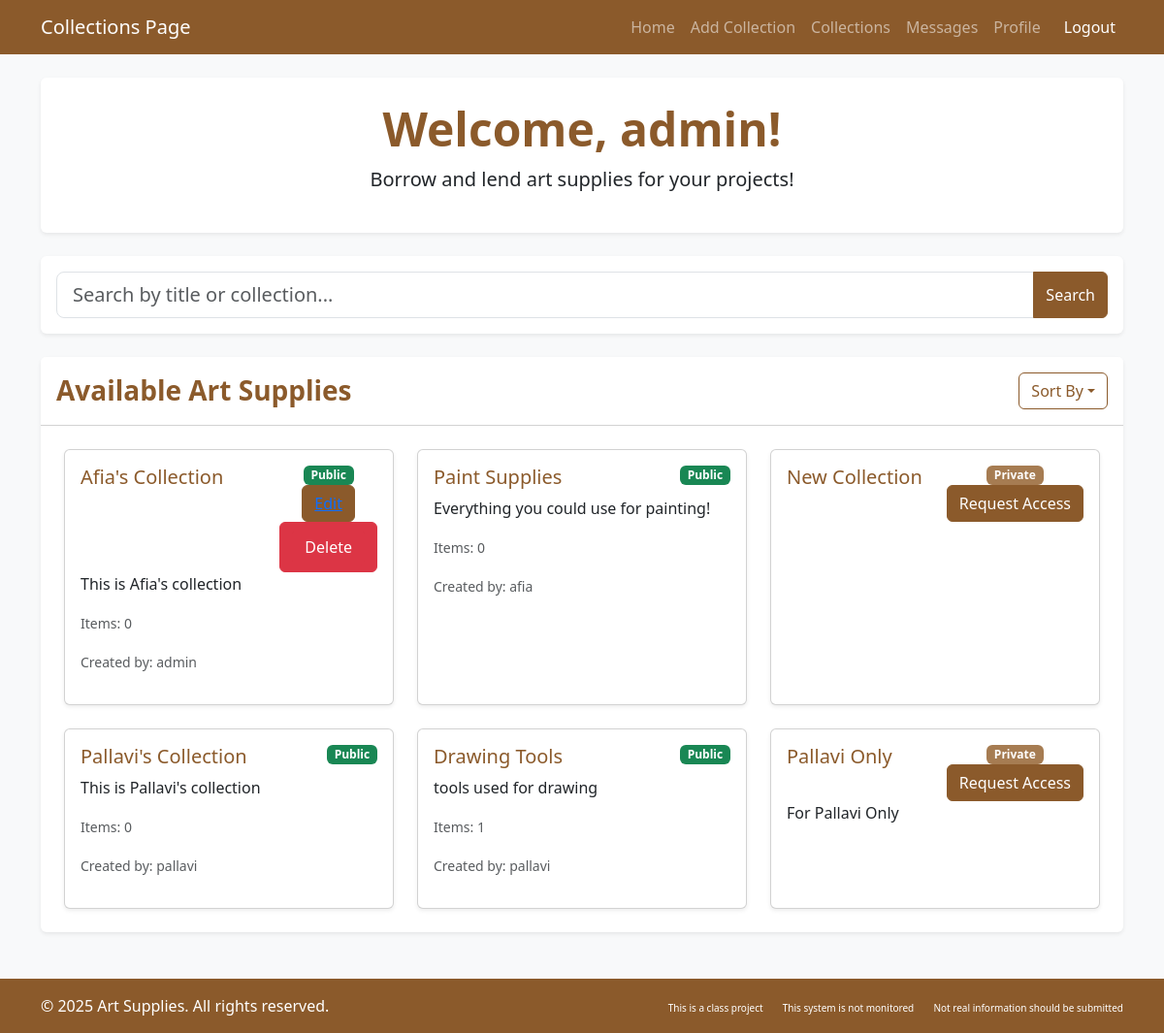
/artlibrary/collections/ (signed in), run on an earlier commit of the app's database.
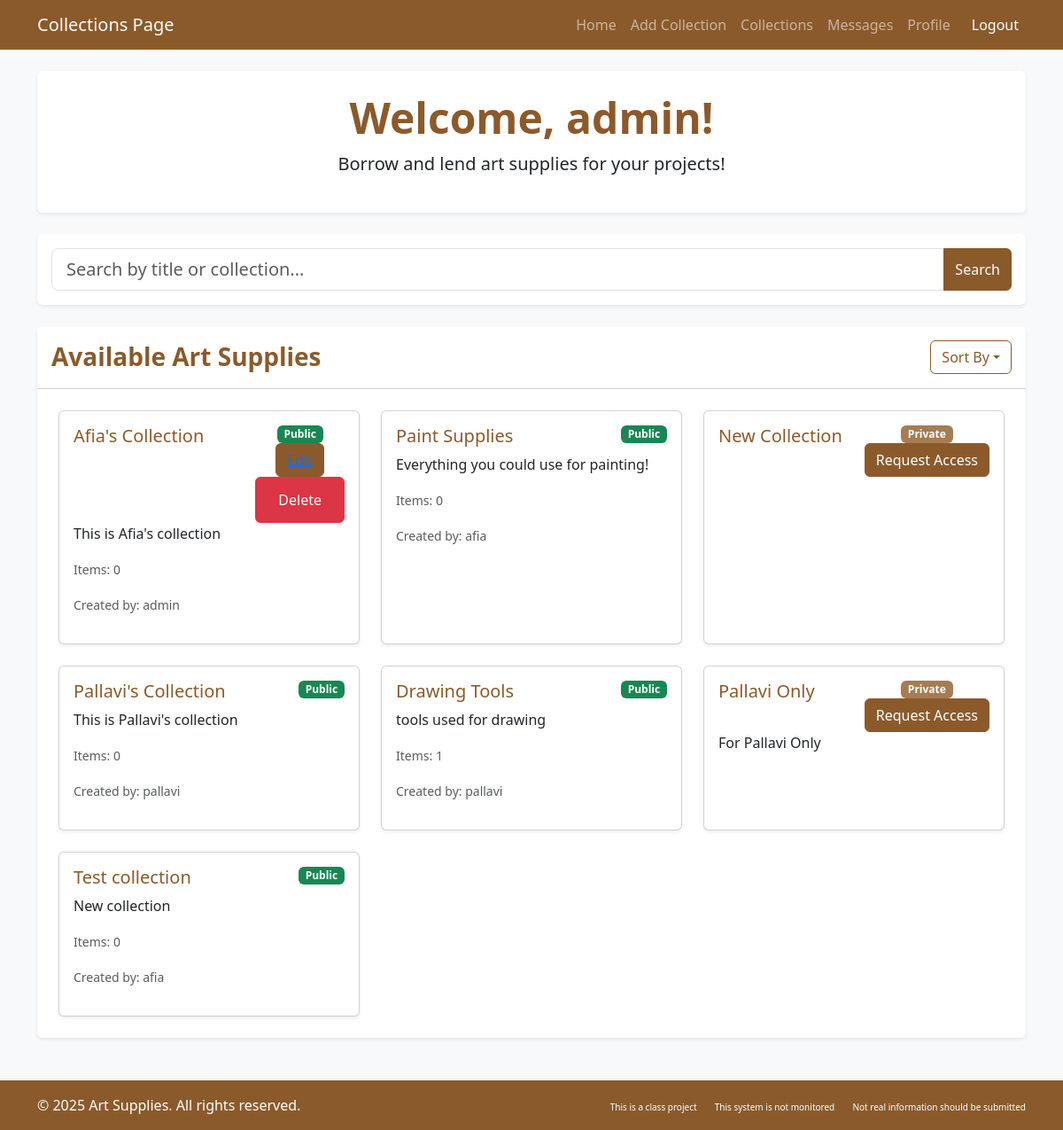
And on a later commit of the database.
### artlibrary/models.py (models this page shows, shortened)
class Collection(models.Model):
    title = models.CharField(max_length=255)
    description = models.TextField(blank=True, null=True)
    num_items = models.PositiveIntegerField(default=0)
    is_public = models.BooleanField(default=True)
    users = models.ManyToManyField(CustomUser, blank=True, related_name='collections')
    added_by = models.ForeignKey(CustomUser, on_delete=models.CASCADE, related_name='created_collections', default=2)
    art_supplies = models.ManyToManyField('ArtSupply', blank=True, related_name='collections_in')
    def update_num_items(self):
        self.num_items = self.art_supplies.count()
        self.save()

class CustomUser(AbstractUser):
    profile_pic = models.ImageField(
        storage=S3Boto3Storage(),
        upload_to='profile_pics/',
        null=True,
        blank=True
    )
    date_joined = models.DateTimeField(auto_now_add=True)
    roles = (('patron', 'Patron'), ('librarian', 'Librarian'), ('anonymous', 'Anonymous'))
    user_role = models.CharField(max_length=12, choices=roles, default='patron')
    email = models.EmailField(blank=True, max_length=254, verbose_name='email address')

### artlibrary/views.py (the view, shortened to what this page needs)
# urls.py: path('collections/', views.collections, name='collections'),
def collections(request):
    user_role = getattr(request.user, 'user_role', None)
    if user_role == "anonymous_user":
        viewable_collections = Collection.objects.filter(is_public=True)
    else:
        viewable_collections = Collection.objects.all()
    add_item_form = AddArtSupplyForm()
    add_collection_form = AddCollectionForm(user=request.user)
    for collection in Collection.objects.all():
        collection.update_num_items()
    context = {
        'add_collection_form': add_collection_form,
        'viewable_collections': viewable_collections,
        'add_item_form': add_item_form,
    }
    return render(request, 'artlibrary/collections.html', context)

### artlibrary/forms.py
class AddCollectionForm(forms.ModelForm):
    class Meta:
        model = Collection
        fields = ['title', 'description', 'is_public', 'users']
        widgets = {
            'title': forms.TextInput(attrs={'class': 'form-control'}),
            'description': forms.Textarea(attrs={'class': 'form-control', 'rows': 3}),
            'is_public': forms.CheckboxInput(attrs={'class': 'form-check-input', 'id': 'is_public_checkbox'}),
            'users': forms.SelectMultiple(attrs={'class': 'form-control', 'style': 'display:none;'}),
        }
    def __init__(self, *args, user=None, **kwargs):
        super().__init__(*args, **kwargs)
        if user and user.user_role == 'patron':
            self.fields['is_public'].widget = forms.HiddenInput()
            self.fields['users'].widget = forms.HiddenInput()
            del self.fields['is_public']
            del self.fields['users']
        else:
            self.fields['users'] = forms.ModelMultipleChoiceField(
                queryset=CustomUser.objects.all(),
                required=False,
                widget=forms.SelectMultiple(attrs={'class': 'form-control'})
            )

### artlibrary/templates/artlibrary/collections.html (shortened to what the changed rows need)
{% load django_bootstrap5 %}
<!DOCTYPE html>
<html lang="en">
<head>
    {% bootstrap_css %}
</head>
<body class="bg-light">
    <div class="container main-content py-4">
        <div class="card border-0 shadow-sm mb-4">
            <div class="card-body text-center py-4">
                <h1 class="display-5 fw-bold text-brown">Welcome, {{ request.user.get_full_name|default:request.user.username }}!</h1>
            </div>
        </div>
<div class="card border-0 shadow-sm mb-4">
    <div class="card-body p-4">
        <div class="row g-4">
            {% for collection in viewable_collections %}
            <div class="col-md-4 col-sm-6">
                <div class="card h-100 shadow-sm">
                    <div class="card-body">
                        <div class="d-flex justify-content-between align-items-start">
                            <h5 class="card-title text-brown">{{ collection.title }}</h5>
                            <div class="d-flex flex-column justify-content-between align-items-center">
                            {% if collection.is_public %}
                            <span class="badge bg-success">Public</span>
                            {% else %}
                            <span class="badge bg-secondary">Private</span>
                            {% endif %}
                            {% if request.user.user_role == "patron" and not collection.is_public %}
                            <button type="submit" class="btn btn-brown">Request Access</button>
                            {% endif %}
                            {% if collection.added_by.id == request.user.id or request.user.user_role == "librarian" %}
                            <button type="submit" class="btn btn-brown"><a href="{% url 'edit_collection' collection.id%}">Edit</a></button>
                            <button type="submit" class="btn btn-danger"><a href="{% url 'delete_collection' collection.id %}" class="btn btn-danger">Delete</a></button>
                            {% endif %}
                            </div>
                        </div>
                        <p class="card-text">{{ collection.description}}</p>
                        {% if collection.is_public or request.user.user_role == "librarian"%}
                        <p class="card-text"><small class="text-muted">Items: {{ collection.num_items }}</small></p>
                        <p class="card-text"><small class="text-muted">Created by: {{ collection.added_by }}</small></p>
                        {% endif %}
                    </div>
                </div>
            </div>
            {% empty %}
            <div class="col-12">
                <div class="alert alert-info">No Collections Available</div>
            </div>
            {% endfor %}
        </div>
    </div>
</div>
</div>
</body>
</body>
</html>

What changed in the data, as far as the page shows it:
added Collection: title "Test collection", is_public "Public", description "New collection", num_items "0", added_by "afia"
